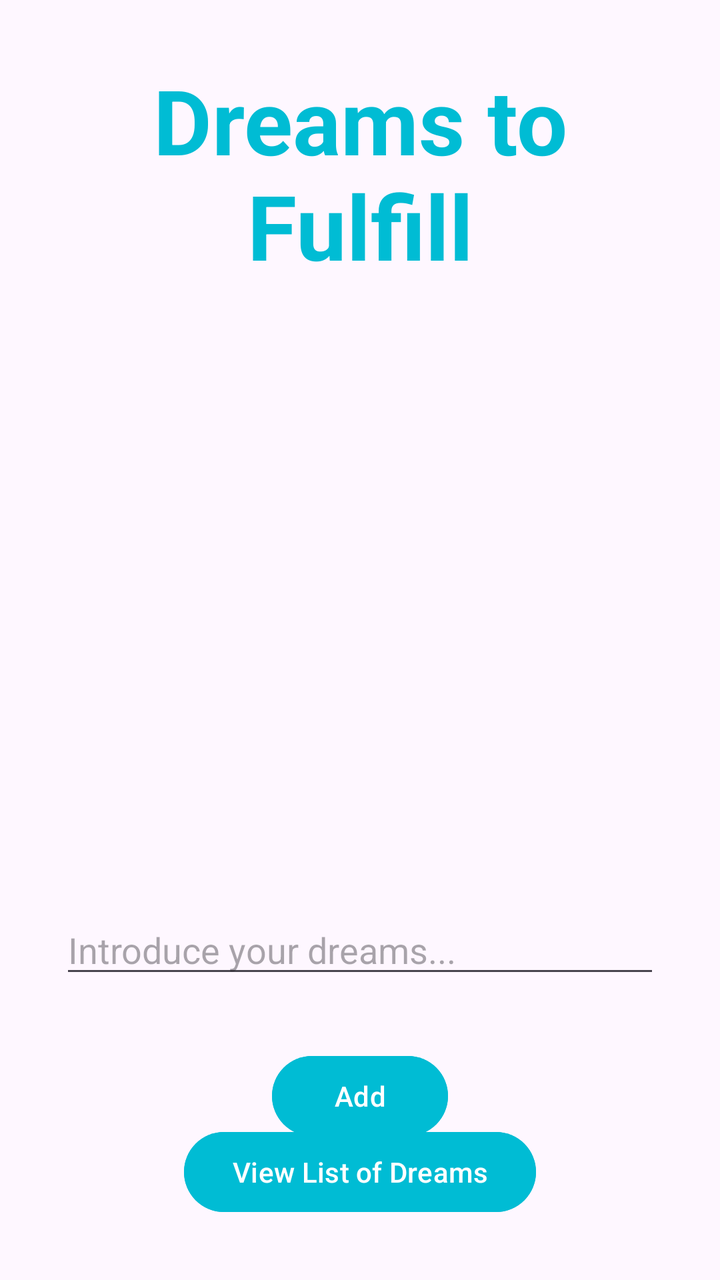
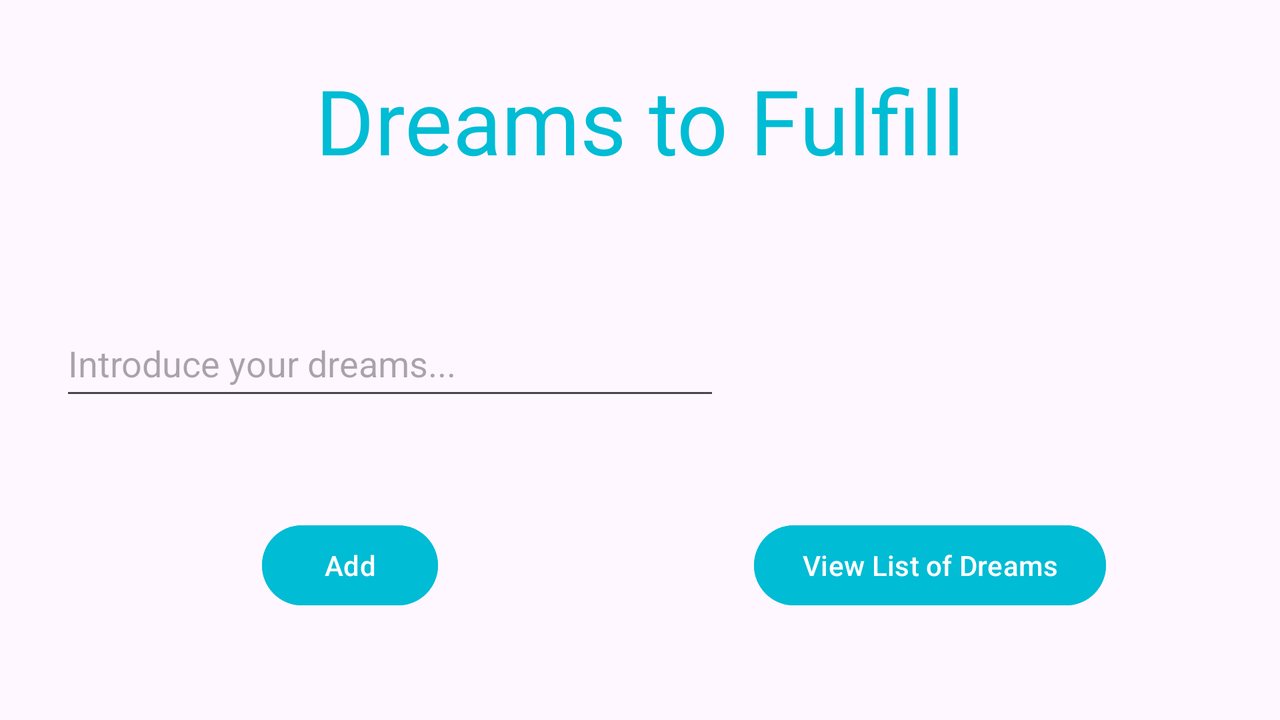

The same Android screen from two of the app's own layout files: first res/layout/ as a phone draws it, then the repository's variant for another configuration, drawn on a device whose configuration selects that folder. Both files follow.
<!-- AndroidManifest.xml: application theme Theme.DreamBoard -->
<!-- res/layout/activity_main.xml -->
<?xml version="1.0" encoding="utf-8"?>
<androidx.constraintlayout.widget.ConstraintLayout xmlns:android="http://schemas.android.com/apk/res/android"
    xmlns:app="http://schemas.android.com/apk/res-auto"
    xmlns:tools="http://schemas.android.com/tools"
    android:id="@+id/main"
    android:layout_width="match_parent"
    android:layout_height="match_parent"
    tools:context=".ui.MainActivity"
    android:padding="30dp">

    <TextView
        android:id="@+id/textView2"
        android:layout_width="match_parent"
        android:layout_height="wrap_content"
        android:text="@string/titleApp"
        android:textAlignment="center"
        android:textStyle="bold"
        android:textColor="@color/aquamarine"
        android:textSize="45sp"
        app:layout_constraintStart_toStartOf="parent"
        app:layout_constraintTop_toTopOf="parent" />

    <ImageView
        android:id="@+id/imageView"
        android:layout_width="200dp"
        android:layout_height="200dp"
        android:layout_margin="30dp"
        android:src="@drawable/dream"
        app:layout_constraintEnd_toEndOf="parent"
        app:layout_constraintStart_toStartOf="parent"
        app:layout_constraintTop_toBottomOf="@+id/textView2" />

    <EditText
        android:id="@+id/inputDream"
        android:layout_width="match_parent"
        android:layout_height="wrap_content"
        android:hint="@string/placeholder"
        app:layout_constraintTop_toBottomOf="@+id/imageView"
        android:layout_marginTop="80dp"/>

    <Button
        android:layout_width="wrap_content"
        android:layout_height="wrap_content"
        android:id="@+id/addBt"
        android:text="@string/textAddBt"
        android:backgroundTint="@color/aquamarine"
        android:layout_marginTop="30dp"
        app:layout_constraintEnd_toEndOf="parent"
        app:layout_constraintStart_toStartOf="parent"
        app:layout_constraintTop_toBottomOf="@+id/inputDream" />

    <Button
        android:id="@+id/viewListBt"
        android:layout_width="wrap_content"
        android:layout_height="wrap_content"
        android:layout_marginTop="20dp"
        android:backgroundTint="@color/aquamarine"
        android:text="@string/viewBtText"
        app:layout_constraintBottom_toBottomOf="parent"
        app:layout_constraintEnd_toEndOf="parent"
        app:layout_constraintStart_toStartOf="parent"
/>
</androidx.constraintlayout.widget.ConstraintLayout>
<!-- resources referenced by this layout -->
<resources>
  <color name="aquamarine">#00BCD4</color>
  <string name="placeholder">Introduce your dreams...</string>
  <string name="textAddBt">Add</string>
  <string name="titleApp">Dreams to Fulfill</string>
  <string name="viewBtText">View List of Dreams</string>
  <style name="Theme.DreamBoard" parent="Base.Theme.DreamBoard" />
  <style name="Base.Theme.DreamBoard" parent="Theme.Material3.DayNight.NoActionBar">
          
          
      </style>
</resources>
<!-- res/layout-land/activity_main.xml (the repository's variant of the layout above) -->
<!-- drawn on the phone turned sideways -->
<?xml version="1.0" encoding="utf-8"?>
<androidx.constraintlayout.widget.ConstraintLayout xmlns:android="http://schemas.android.com/apk/res/android"
    xmlns:app="http://schemas.android.com/apk/res-auto"
    xmlns:tools="http://schemas.android.com/tools"
    android:id="@+id/main"
    android:layout_width="match_parent"
    android:layout_height="match_parent"
    android:padding="30dp"
    tools:context=".ui.MainActivity">

    <TextView
        android:id="@+id/textView2"
        android:layout_width="wrap_content"
        android:layout_height="wrap_content"
        android:text="@string/titleApp"
        android:textSize="45sp"
        android:textColor="@color/aquamarine"
        app:layout_constraintEnd_toEndOf="parent"
        app:layout_constraintStart_toStartOf="parent"
        app:layout_constraintTop_toTopOf="parent" />

    <ImageView
        android:id="@+id/imageView"
        android:layout_width="100dp"
        android:layout_height="100dp"
        android:src="@drawable/dream"
        app:layout_constraintBottom_toTopOf="@+id/viewListBt"
        app:layout_constraintEnd_toEndOf="parent"
        app:layout_constraintStart_toStartOf="@+id/guideLine"
        app:layout_constraintTop_toBottomOf="@+id/textView2" />

    <EditText
        android:id="@+id/inputDream"
        android:layout_width="330dp"
        android:layout_height="wrap_content"
        android:hint="@string/placeholder"
        android:minHeight="50dp"
        app:layout_constraintBottom_toBottomOf="parent"
        app:layout_constraintStart_toStartOf="parent"
        app:layout_constraintTop_toTopOf="parent" />

    <Button
        android:id="@+id/addBt"
        android:layout_width="wrap_content"
        android:layout_height="wrap_content"
        android:layout_marginTop="30dp"
        android:backgroundTint="@color/aquamarine"
        android:text="@string/textAddBt"
        app:layout_constraintBottom_toBottomOf="parent"
        app:layout_constraintEnd_toStartOf="@+id/guideLine"
        app:layout_constraintStart_toStartOf="parent"
        app:layout_constraintTop_toBottomOf="@+id/inputDream" />

    <Button
        android:id="@+id/viewListBt"
        android:layout_width="wrap_content"
        android:layout_height="wrap_content"
        android:text="@string/viewBtText"
        android:backgroundTint="@color/aquamarine"
        app:layout_constraintBottom_toBottomOf="@+id/addBt"
        app:layout_constraintEnd_toEndOf="parent"
        app:layout_constraintStart_toStartOf="@+id/guideLine"
        app:layout_constraintTop_toTopOf="@+id/addBt" />

    <androidx.constraintlayout.widget.Guideline
        android:id="@+id/guideLine"
        android:layout_width="wrap_content"
        android:layout_height="wrap_content"
        android:orientation="vertical"
        app:layout_constraintGuide_percent="0.5"/>
</androidx.constraintlayout.widget.ConstraintLayout>
